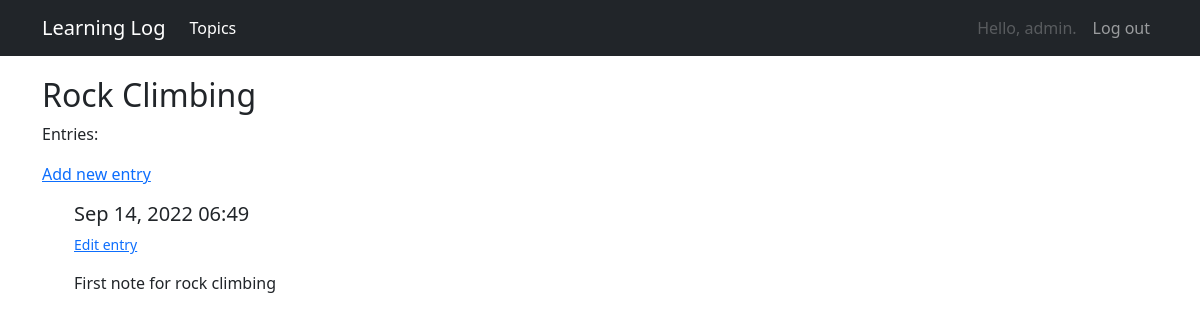
The app's page /topics/2 (signed in), older data.
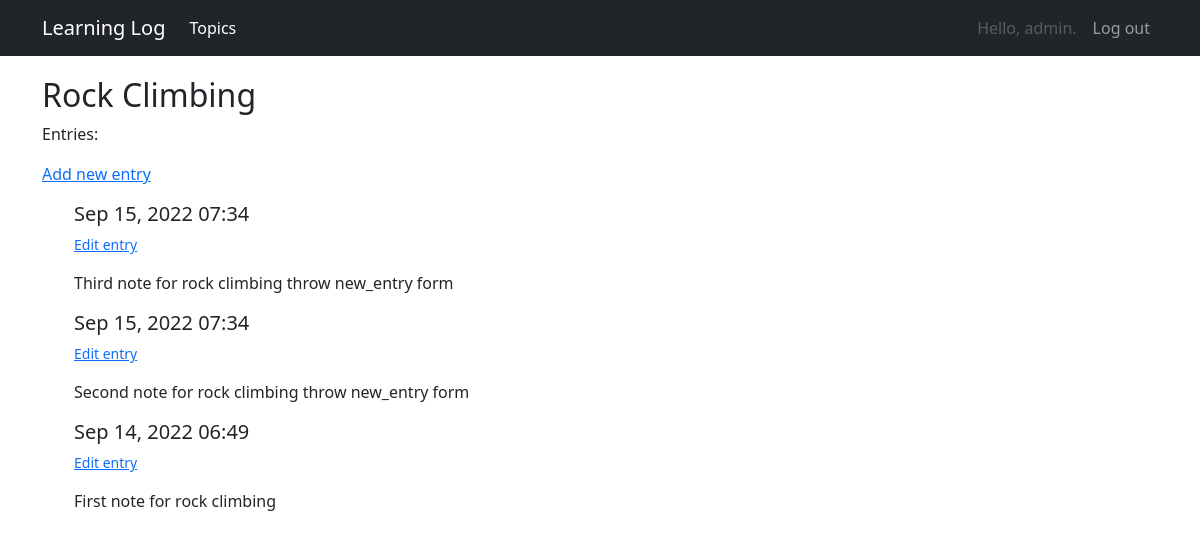
The same page, newer data.
### learning_logs/models.py (models this page shows, shortened)
class Topic(models.Model):
    text = models.CharField(max_length=200)
    date_added = models.DateTimeField(auto_now_add=True)
    owner = models.ForeignKey(User, on_delete=models.DO_NOTHING)
    def __str__(self) -> str:
        return self.text

class Entry(models.Model):
    topic = models.ForeignKey(Topic, on_delete=models.DO_NOTHING,
                    related_name='entry')
    text = models.TextField()
    date_added = models.DateTimeField(auto_now_add=True)
    class Meta:
        verbose_name_plural = 'entries'

### learning_logs/views.py (the view)
# urls.py: re_path(r'^topics/(?P<topic_id>\d+$)', views.topic, name = 'topic'),
@login_required
def topic(request, topic_id):
    topic = Topic.objects.get(id=topic_id)
    check_topic_owner(topic.owner, request.user)
    entries = topic.entry.order_by('-date_added')
    context = {'topic': topic, 'entries': entries}
    return render(request, 'topic.html', context)

### learning_logs/views.py (called while the page is built)
def check_topic_owner(user, owner):
    if owner != user:
        raise Http404

### learning_logs/templates/topic.html
{% extends 'base.html' %}
{% block header %}
    <h2>{{ topic }}</h2>
{% endblock header %}
{% block content %}
    <p>Entries:</p>
    <p><a href="{% url 'new_entry' topic.id %}">Add new entry</a></p>
    <ul>
        {% for entry in entries %}
            <div class="panel panel-default">
                <div class="panel-heading">
                    <h5>{{ entry.date_added|date:'M d, Y H:i' }}</h5>
                    <small>
                        <p><a href="{% url 'edit_entry' entry.id %}">Edit entry</a></p>
                    </small>
                    <div class="panel-body">{{ entry.text|linebreaks }}</div>
                </div>
            </div>
        {% empty %}
            There are no entries for this topic yet.
        {% endfor %}
    </ul>
{% endblock content %}

### learning_logs/templates/base.html (shortened to what this page needs)
{% load bootstrap5 %}
<!DOCTYPE html>
<html lang="en">
<head>
    {% bootstrap_css %}
</head>
<body>
    <nav class="navbar navbar-expand-md navbar-dark bg-dark" style="margin-bottom: 20px;">
        <div class="container">
            <a class="navbar-brand" href="{% url 'index' %}"">Learning Log</a>
            <div class="collapse navbar-collapse" id="navbarNav">
                <ul class="navbar-nav mr-auto">
                    <li class="nav-item">
                        <a class="nav-link active" href="{% url 'topics' %}">Topics</a>
                    </li>
                </ul>
            </div>
            <ul class="navbar-nav">
                {% if user.is_authenticated %}
                    <li class="nav-item">
                        <a class="nav-link disabled">Hello, {{ user.username }}.</a>
                    </li>
                    <li class="nav-item">
                        <a class="nav-link" href="{% url 'users:logout_view' %}">Log out</a>
                    </li>
                {% endif %}
            </ul>
        </div>
    </nav>
    <div class="container">
        <div class="page-header">
            {% block header %}
            {% endblock header %}
        </div>
        <div>
            {% block content %}
            {% endblock content %}
        </div>
    </div>
</body>
</html>

Row changes from the older to the newer data that the page shows:
added Entry: date_added "Sep 15, 2022 07:34", text "Third note for rock climbing throw new_entry form"
added Entry: date_added "Sep 15, 2022 07:34", text "Second note for rock climbing throw new_entry form"
